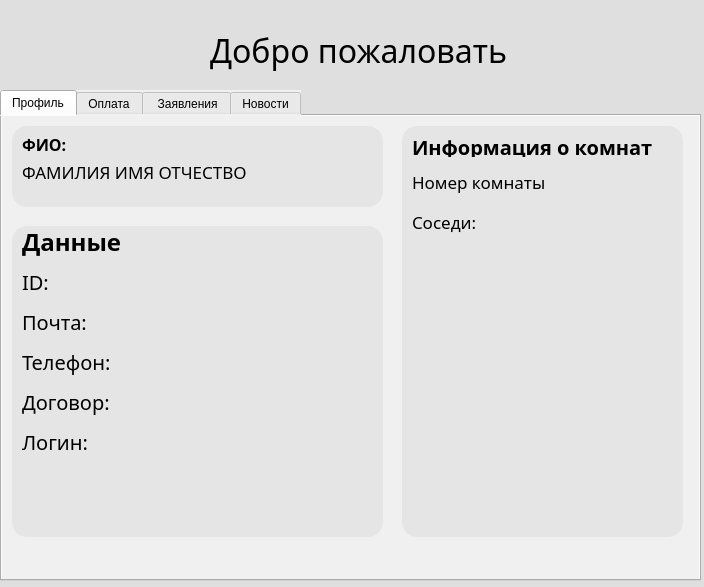
<?xml version="1.0" encoding="UTF-8"?>
<ui version="4.0">
 <class>Dialog</class>
 <widget class="QDialog" name="Dialog">
  <property name="geometry">
   <rect>
    <x>0</x>
    <y>0</y>
    <width>704</width>
    <height>587</height>
   </rect>
  </property>
  <property name="windowTitle">
   <string>Dialog</string>
  </property>
  <property name="styleSheet">
   <string notr="true">background-color: rgb(223, 223, 223);</string>
  </property>
  <widget class="QTabWidget" name="tabWidget">
   <property name="geometry">
    <rect>
     <x>0</x>
     <y>90</y>
     <width>701</width>
     <height>491</height>
    </rect>
   </property>
   <property name="styleSheet">
    <string notr="true">color: rgb(0, 0, 0);
background-color: rgb(240, 240, 240);</string>
   </property>
   <property name="currentIndex">
    <number>0</number>
   </property>
   <property name="tabBarAutoHide">
    <bool>false</bool>
   </property>
   <widget class="QWidget" name="Info">
    <property name="autoFillBackground">
     <bool>false</bool>
    </property>
    <property name="styleSheet">
     <string notr="true"/>
    </property>
    <attribute name="title">
     <string>Профиль</string>
    </attribute>
    <widget class="QFrame" name="frame">
     <property name="geometry">
      <rect>
       <x>10</x>
       <y>10</y>
       <width>371</width>
       <height>81</height>
      </rect>
     </property>
     <property name="styleSheet">
      <string notr="true">border-radius: 15;
background-color:  rgb(229, 229, 229)</string>
     </property>
     <property name="frameShape">
      <enum>QFrame::Shape::NoFrame</enum>
     </property>
     <widget class="QLabel" name="label">
      <property name="geometry">
       <rect>
        <x>10</x>
        <y>10</y>
        <width>51</width>
        <height>16</height>
       </rect>
      </property>
      <property name="font">
       <font>
        <family>Bahnschrift</family>
        <pointsize>12</pointsize>
        <bold>true</bold>
        <kerning>false</kerning>
       </font>
      </property>
      <property name="text">
       <string>ФИО:</string>
      </property>
     </widget>
     <widget class="QLabel" name="user_name">
      <property name="geometry">
       <rect>
        <x>10</x>
        <y>30</y>
        <width>351</width>
        <height>31</height>
       </rect>
      </property>
      <property name="font">
       <font>
        <family>Bahnschrift</family>
        <pointsize>13</pointsize>
       </font>
      </property>
      <property name="text">
       <string>ФАМИЛИЯ ИМЯ ОТЧЕСТВО</string>
      </property>
     </widget>
    </widget>
    <widget class="QFrame" name="frame_2">
     <property name="geometry">
      <rect>
       <x>400</x>
       <y>10</y>
       <width>281</width>
       <height>411</height>
      </rect>
     </property>
     <property name="styleSheet">
      <string notr="true">border-radius: 15;
background-color:  rgb(229, 229, 229)</string>
     </property>
     <property name="frameShape">
      <enum>QFrame::Shape::NoFrame</enum>
     </property>
     <widget class="QLabel" name="label_5">
      <property name="geometry">
       <rect>
        <x>10</x>
        <y>10</y>
        <width>241</width>
        <height>21</height>
       </rect>
      </property>
      <property name="font">
       <font>
        <family>Bahnschrift</family>
        <pointsize>15</pointsize>
        <bold>true</bold>
       </font>
      </property>
      <property name="text">
       <string>Информация о комнате</string>
      </property>
     </widget>
     <widget class="QLabel" name="user_room">
      <property name="geometry">
       <rect>
        <x>10</x>
        <y>40</y>
        <width>171</width>
        <height>31</height>
       </rect>
      </property>
      <property name="font">
       <font>
        <family>Bahnschrift</family>
        <pointsize>13</pointsize>
       </font>
      </property>
      <property name="text">
       <string>Номер комнаты</string>
      </property>
     </widget>
     <widget class="QLabel" name="label_15">
      <property name="geometry">
       <rect>
        <x>10</x>
        <y>80</y>
        <width>171</width>
        <height>31</height>
       </rect>
      </property>
      <property name="font">
       <font>
        <family>Bahnschrift</family>
        <pointsize>13</pointsize>
       </font>
      </property>
      <property name="text">
       <string>Соседи:</string>
      </property>
     </widget>
     <widget class="QScrollArea" name="scrollArea_2">
      <property name="geometry">
       <rect>
        <x>10</x>
        <y>120</y>
        <width>251</width>
        <height>251</height>
       </rect>
      </property>
      <property name="widgetResizable">
       <bool>true</bool>
      </property>
      <widget class="QWidget" name="scrollAreaWidgetContents_2">
       <property name="geometry">
        <rect>
         <x>0</x>
         <y>0</y>
         <width>251</width>
         <height>251</height>
        </rect>
       </property>
      </widget>
     </widget>
    </widget>
    <widget class="QFrame" name="frame_3">
     <property name="geometry">
      <rect>
       <x>10</x>
       <y>110</y>
       <width>371</width>
       <height>311</height>
      </rect>
     </property>
     <property name="styleSheet">
      <string notr="true">border-radius: 15;
background-color:  rgb(229, 229, 229)</string>
     </property>
     <property name="frameShape">
      <enum>QFrame::Shape::NoFrame</enum>
     </property>
     <widget class="QLabel" name="label_16">
      <property name="geometry">
       <rect>
        <x>10</x>
        <y>0</y>
        <width>101</width>
        <height>31</height>
       </rect>
      </property>
      <property name="font">
       <font>
        <family>Bahnschrift</family>
        <pointsize>18</pointsize>
        <bold>true</bold>
       </font>
      </property>
      <property name="text">
       <string>Данные</string>
      </property>
     </widget>
     <widget class="QLabel" name="user_mail">
      <property name="geometry">
       <rect>
        <x>10</x>
        <y>80</y>
        <width>341</width>
        <height>31</height>
       </rect>
      </property>
      <property name="font">
       <font>
        <family>Bahnschrift</family>
        <pointsize>15</pointsize>
       </font>
      </property>
      <property name="text">
       <string>Почта: </string>
      </property>
     </widget>
     <widget class="QLabel" name="user_phone">
      <property name="geometry">
       <rect>
        <x>10</x>
        <y>120</y>
        <width>341</width>
        <height>31</height>
       </rect>
      </property>
      <property name="font">
       <font>
        <family>Bahnschrift</family>
        <pointsize>15</pointsize>
       </font>
      </property>
      <property name="text">
       <string>Телефон:</string>
      </property>
     </widget>
     <widget class="QLabel" name="user_contract">
      <property name="geometry">
       <rect>
        <x>10</x>
        <y>160</y>
        <width>341</width>
        <height>31</height>
       </rect>
      </property>
      <property name="font">
       <font>
        <family>Bahnschrift</family>
        <pointsize>15</pointsize>
       </font>
      </property>
      <property name="text">
       <string>Договор:</string>
      </property>
     </widget>
     <widget class="QLabel" name="user_login">
      <property name="geometry">
       <rect>
        <x>10</x>
        <y>200</y>
        <width>341</width>
        <height>31</height>
       </rect>
      </property>
      <property name="font">
       <font>
        <family>Bahnschrift</family>
        <pointsize>15</pointsize>
       </font>
      </property>
      <property name="text">
       <string>Логин:</string>
      </property>
     </widget>
     <widget class="QLabel" name="user_id">
      <property name="geometry">
       <rect>
        <x>10</x>
        <y>40</y>
        <width>341</width>
        <height>31</height>
       </rect>
      </property>
      <property name="font">
       <font>
        <family>Bahnschrift</family>
        <pointsize>15</pointsize>
       </font>
      </property>
      <property name="text">
       <string>ID: </string>
      </property>
     </widget>
    </widget>
   </widget>
   <widget class="QWidget" name="tab_2">
    <attribute name="title">
     <string>Оплата</string>
    </attribute>
    <widget class="QFrame" name="frame_4">
     <property name="geometry">
      <rect>
       <x>10</x>
       <y>20</y>
       <width>281</width>
       <height>111</height>
      </rect>
     </property>
     <property name="styleSheet">
      <string notr="true">border-radius: 15;
background-color:  rgb(229, 229, 229)</string>
     </property>
     <property name="frameShape">
      <enum>QFrame::Shape::NoFrame</enum>
     </property>
     <widget class="QLabel" name="label_2">
      <property name="geometry">
       <rect>
        <x>10</x>
        <y>10</y>
        <width>141</width>
        <height>16</height>
       </rect>
      </property>
      <property name="font">
       <font>
        <family>Bahnschrift</family>
        <pointsize>12</pointsize>
        <bold>true</bold>
        <kerning>false</kerning>
       </font>
      </property>
      <property name="text">
       <string>Состояние счета:</string>
      </property>
     </widget>
     <widget class="QLabel" name="user_credit">
      <property name="geometry">
       <rect>
        <x>90</x>
        <y>50</y>
        <width>81</width>
        <height>31</height>
       </rect>
      </property>
      <property name="font">
       <font>
        <family>Bahnschrift</family>
        <pointsize>28</pointsize>
       </font>
      </property>
      <property name="text">
       <string>Total</string>
      </property>
     </widget>
    </widget>
    <widget class="QFrame" name="frame_5">
     <property name="geometry">
      <rect>
       <x>10</x>
       <y>150</y>
       <width>281</width>
       <height>111</height>
      </rect>
     </property>
     <property name="styleSheet">
      <string notr="true">border-radius: 15;
background-color:  rgb(229, 229, 229)</string>
     </property>
     <property name="frameShape">
      <enum>QFrame::Shape::NoFrame</enum>
     </property>
     <widget class="QLabel" name="label_3">
      <property name="geometry">
       <rect>
        <x>10</x>
        <y>10</y>
        <width>141</width>
        <height>16</height>
       </rect>
      </property>
      <property name="font">
       <font>
        <family>Bahnschrift</family>
        <pointsize>12</pointsize>
        <bold>true</bold>
        <kerning>false</kerning>
       </font>
      </property>
      <property name="text">
       <string>Стоимость в месяц:</string>
      </property>
     </widget>
     <widget class="QLabel" name="price_per_month">
      <property name="geometry">
       <rect>
        <x>100</x>
        <y>50</y>
        <width>91</width>
        <height>31</height>
       </rect>
      </property>
      <property name="font">
       <font>
        <family>Bahnschrift</family>
        <pointsize>28</pointsize>
       </font>
      </property>
      <property name="text">
       <string>price</string>
      </property>
     </widget>
    </widget>
    <widget class="QFrame" name="frame_6">
     <property name="geometry">
      <rect>
       <x>10</x>
       <y>280</y>
       <width>281</width>
       <height>171</height>
      </rect>
     </property>
     <property name="styleSheet">
      <string notr="true">background-color:  rgb(229, 229, 229);
border-radius: 15;</string>
     </property>
     <property name="frameShape">
      <enum>QFrame::Shape::NoFrame</enum>
     </property>
     <widget class="QLabel" name="label_7">
      <property name="geometry">
       <rect>
        <x>10</x>
        <y>10</y>
        <width>141</width>
        <height>16</height>
       </rect>
      </property>
      <property name="font">
       <font>
        <family>Bahnschrift</family>
        <pointsize>12</pointsize>
        <bold>true</bold>
        <kerning>false</kerning>
       </font>
      </property>
      <property name="text">
       <string>Реквизиты:</string>
      </property>
     </widget>
     <widget class="QLabel" name="payment_data">
      <property name="geometry">
       <rect>
        <x>100</x>
        <y>60</y>
        <width>81</width>
        <height>31</height>
       </rect>
      </property>
      <property name="font">
       <font>
        <family>Bahnschrift</family>
        <pointsize>28</pointsize>
       </font>
      </property>
      <property name="text">
       <string>data</string>
      </property>
     </widget>
    </widget>
    <widget class="QFrame" name="frame_7">
     <property name="geometry">
      <rect>
       <x>330</x>
       <y>30</y>
       <width>341</width>
       <height>411</height>
      </rect>
     </property>
     <property name="styleSheet">
      <string notr="true">border-radius: 15;
background-color:  rgb(229, 229, 229)</string>
     </property>
     <property name="frameShape">
      <enum>QFrame::Shape::NoFrame</enum>
     </property>
     <widget class="QLabel" name="label_4">
      <property name="geometry">
       <rect>
        <x>20</x>
        <y>20</y>
        <width>141</width>
        <height>16</height>
       </rect>
      </property>
      <property name="font">
       <font>
        <family>Bahnschrift</family>
        <pointsize>12</pointsize>
        <bold>true</bold>
        <kerning>false</kerning>
       </font>
      </property>
      <property name="text">
       <string>История операций</string>
      </property>
     </widget>
     <widget class="QScrollArea" name="scrollArea_3">
      <property name="geometry">
       <rect>
        <x>9</x>
        <y>49</y>
        <width>321</width>
        <height>351</height>
       </rect>
      </property>
      <property name="widgetResizable">
       <bool>true</bool>
      </property>
      <widget class="QWidget" name="scrollAreaWidgetContents_3">
       <property name="geometry">
        <rect>
         <x>0</x>
         <y>0</y>
         <width>321</width>
         <height>351</height>
        </rect>
       </property>
      </widget>
     </widget>
    </widget>
   </widget>
   <widget class="QWidget" name="tab_3">
    <attribute name="title">
     <string> Заявления</string>
    </attribute>
    <widget class="QPushButton" name="button_add_doc">
     <property name="geometry">
      <rect>
       <x>20</x>
       <y>30</y>
       <width>191</width>
       <height>51</height>
      </rect>
     </property>
     <property name="font">
      <font>
       <family>Bahnschrift</family>
       <pointsize>13</pointsize>
       <bold>true</bold>
      </font>
     </property>
     <property name="styleSheet">
      <string notr="true">border-radius: 15;
background-color:  rgb(229, 229, 229)</string>
     </property>
     <property name="text">
      <string>Написать заявление</string>
     </property>
    </widget>
    <widget class="QFrame" name="frame_8">
     <property name="geometry">
      <rect>
       <x>20</x>
       <y>110</y>
       <width>661</width>
       <height>341</height>
      </rect>
     </property>
     <property name="styleSheet">
      <string notr="true">border-radius: 15;
background-color:  rgb(229, 229, 229)</string>
     </property>
     <property name="frameShape">
      <enum>QFrame::Shape::NoFrame</enum>
     </property>
     <widget class="QScrollArea" name="scrollArea">
      <property name="geometry">
       <rect>
        <x>10</x>
        <y>30</y>
        <width>641</width>
        <height>301</height>
       </rect>
      </property>
      <property name="layoutDirection">
       <enum>Qt::LayoutDirection::LeftToRight</enum>
      </property>
      <property name="styleSheet">
       <string notr="true">background-color: transparent;</string>
      </property>
      <property name="widgetResizable">
       <bool>true</bool>
      </property>
      <widget class="QWidget" name="scrollAreaWidgetContents">
       <property name="geometry">
        <rect>
         <x>0</x>
         <y>0</y>
         <width>641</width>
         <height>301</height>
        </rect>
       </property>
      </widget>
     </widget>
     <widget class="QLabel" name="label_8">
      <property name="geometry">
       <rect>
        <x>20</x>
        <y>10</y>
        <width>91</width>
        <height>16</height>
       </rect>
      </property>
      <property name="font">
       <font>
        <family>Bahnschrift</family>
        <pointsize>12</pointsize>
        <bold>true</bold>
        <kerning>false</kerning>
       </font>
      </property>
      <property name="text">
       <string>Заявления</string>
      </property>
     </widget>
    </widget>
   </widget>
   <widget class="QWidget" name="tab_3">
    <attribute name="title">
     <string>Новости</string>
    </attribute>
    <widget class="QFrame" name="frame_9">
     <property name="geometry">
      <rect>
       <x>10</x>
       <y>10</y>
       <width>671</width>
       <height>441</height>
      </rect>
     </property>
     <property name="styleSheet">
      <string notr="true">border-radius: 15;
background-color:  rgb(229, 229, 229)</string>
     </property>
     <property name="frameShape">
      <enum>QFrame::Shape::NoFrame</enum>
     </property>
     <widget class="QScrollArea" name="scrollArea_4">
      <property name="geometry">
       <rect>
        <x>10</x>
        <y>10</y>
        <width>651</width>
        <height>411</height>
       </rect>
      </property>
      <property name="layoutDirection">
       <enum>Qt::LayoutDirection::LeftToRight</enum>
      </property>
      <property name="styleSheet">
       <string notr="true">background-color: transparent;</string>
      </property>
      <property name="widgetResizable">
       <bool>true</bool>
      </property>
      <widget class="QWidget" name="scrollAreaWidgetContents_4">
       <property name="geometry">
        <rect>
         <x>0</x>
         <y>0</y>
         <width>651</width>
         <height>411</height>
        </rect>
       </property>
      </widget>
     </widget>
    </widget>
   </widget>
  </widget>
  <widget class="QLabel" name="label_13">
   <property name="geometry">
    <rect>
     <x>210</x>
     <y>30</y>
     <width>321</width>
     <height>41</height>
    </rect>
   </property>
   <property name="font">
    <font>
     <family>Bahnschrift</family>
     <pointsize>24</pointsize>
    </font>
   </property>
   <property name="styleSheet">
    <string notr="true">color: rgb(0, 0, 0);</string>
   </property>
   <property name="text">
    <string>Добро пожаловать</string>
   </property>
  </widget>
 </widget>
 <resources/>
 <connections/>
</ui>
